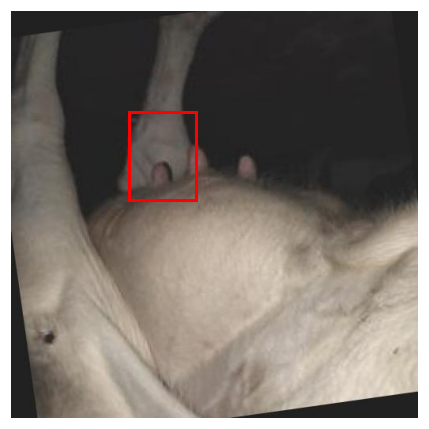
#> input picture DairyMate/pipelines/teat_pipeline/reports/hand_overlays/0664_IMG_20250118_144130_jpg.rf.87033fb86668c7621a00768fe4cd2b70.jpg.png, 429 x 429 px
$ python -i udder_features.py   (imports and definitions only)   (older library calls are emulated)
#> lines starting #> are read from the running program, lines starting #| are printed output that depends on the picture
#> further down, picture is the input picture: shape (429, 429, 3); mean B, G, R 108.5, 115.4, 123.1
"""
223-dim feature vector — a byte-for-byte port of udder_pipeline/src/features.py.

Do not "improve" anything in here. The saved StandardScaler was fitted on
vectors produced by this exact sequence; changing a bin count, a resize order
or a colour conversion silently shifts every feature and the SVM scores
become meaningless rather than merely wrong.

Input is BGR (OpenCV order), as it was during training.
"""
from __future__ import annotations

import cv2
import numpy as np
from skimage.feature import local_binary_pattern, hog, graycomatrix, graycoprops

IMG_SIZE = 128


def apply_clahe(gray: np.ndarray) -> np.ndarray:
    clahe = cv2.createCLAHE(clipLimit=2.0, tileGridSize=(8, 8))
    return clahe.apply(gray)


def extract_features(img_bgr: np.ndarray) -> np.ndarray:
    img = cv2.resize(img_bgr, (IMG_SIZE, IMG_SIZE))
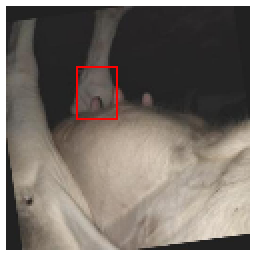
#> img: shape (128, 128, 3) (shown 2 times larger); mean B, G, R 106.8, 113.7, 121.6
    hsv = cv2.cvtColor(img, cv2.COLOR_BGR2HSV)
#> hsv: shape (128, 128, 3); mean H, S, V 25.5, 26.2, 121.6
    gray = cv2.cvtColor(img, cv2.COLOR_BGR2GRAY)
    gray_eq = apply_clahe(gray)
#> in apply_clahe, `return clahe.apply(gray)`:
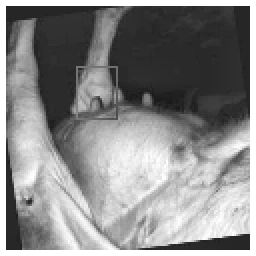
#> returned value: shape (128, 128) (shown 2 times larger); min 25, max 255, mean 137.2

    feats: list[float] = []

    # 48 — HSV histograms, 16 bins per channel
    for ch in range(3):
        h_ = cv2.calcHist([hsv], [ch], None, [16], [0, 256])
        h_ = cv2.normalize(h_, h_).flatten()
        feats.extend(h_)
#> after the loop, feats = 48 values, max 0.855 at index 0, min 0 at index 12, mean 0.123

    # 12 — per-channel mean/std in BGR and HSV
    for img_space in (img, hsv):
        for ch in range(3):
            channel = img_space[:, :, ch].astype(np.float32)
            feats.append(channel.mean())
            feats.append(channel.std())
#> this loop made 2 passes
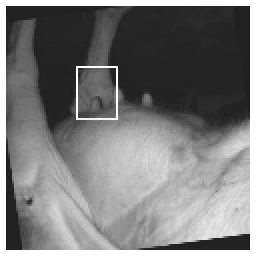
#> channel: shape (128, 128) float32 (shown 2 times larger); min 27, max 255, mean 121.6
#> after the loop, feats = 60 values, max 121.6 at index 58, min 0 at index 12, mean 14.75

    # 10 — uniform LBP histogram
    lbp = local_binary_pattern(gray_eq, P=8, R=1, method="uniform")
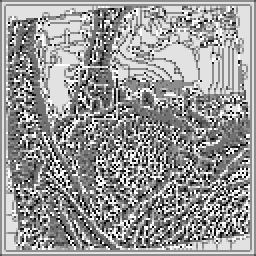
#> lbp: shape (128, 128) float64 (shown 2 times larger); min 0, max 9, mean 5.37; drawn with min black and max white
    lbp_hist, _ = np.histogram(lbp, bins=10, range=(0, 10), density=True)
#> lbp_hist = [0.0378, 0.0491, 0.0404, 0.101, 0.141, 0.193, 0.0584, 0.0692, 0.22, 0.0905]
    feats.extend(lbp_hist)

    # 8 — GLCM properties, mean and std over 2 distances x 4 angles
    gray_q = (gray_eq / 8).astype(np.uint8)
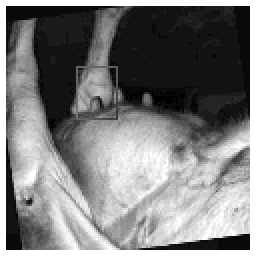
#> gray_q: shape (128, 128) (shown 2 times larger); min 3, max 31, mean 16.7; drawn with min black and max white
    glcm = graycomatrix(
        gray_q,
        distances=[1, 3],
        angles=[0, np.pi / 4, np.pi / 2, 3 * np.pi / 4],
        levels=32,
        symmetric=True,
        normed=True,
    )
    for prop in ("contrast", "homogeneity", "energy", "correlation"):
        vals = graycoprops(glcm, prop)
        feats.append(vals.mean())
        feats.append(vals.std())
#> this loop made 4 passes
#> vals on passes 1 to 4: [[10.74, 21.73, 11.73, 21.33], [34.12, 43.99, 36.22, 43.32]], [[0.66, 0.597, 0.688, 0.612], [0.489, 0.48, 0.516, 0.493]], [[0.215, 0.201, 0.217, 0.203], [0.185, 0.179, 0.186, 0.181]], [[0.944, 0.886, 0.939, 0.888], [0.819, 0.764, 0.808, 0.768]]
#> after the loop, feats = 78 values, max 121.6 at index 58, min 0 at index 12, mean 11.9

    # 1 — Canny edge density
    edges = cv2.Canny(gray_eq, 100, 200)
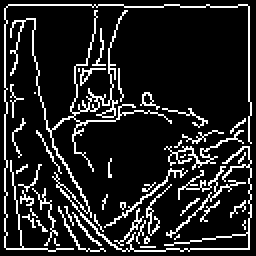
#> edges: shape (128, 128) (shown 2 times larger); 13.9% white in thin lines or dots
    feats.append(edges.mean() / 255.0)

    # 144 — HOG
    hog_feats = hog(
        gray_eq,
        orientations=9,
        pixels_per_cell=(32, 32),
        cells_per_block=(1, 1),
        feature_vector=True,
    )
#> hog_feats = 144 values, max 0.947 at index 22, min 0.02 at index 26, mean 0.29
    feats.extend(hog_feats)

    return np.array(feats, dtype=np.float32)


FEATURE_BLOCKS = [
    ("HSV histograms", 48, "Colour distribution — redness and saturation shifts."),
    ("Channel statistics", 12, "Mean and spread per BGR/HSV channel."),
    ("LBP texture", 10, "Local micro-texture; skin roughness and scabbing."),
    ("GLCM texture", 8, "Contrast, homogeneity, energy, correlation."),
    ("Edge density", 1, "Canny edge fraction — lesion boundaries."),
    ("HOG shape", 144, "Gradient orientation over a 4x4 cell grid."),
]

>>> import cv2
>>> picture = cv2.imread('../pipelines/teat_pipeline/reports/hand_overlays/0664_IMG_20250118_144130_jpg.rf.87033fb86668c7621a00768fe4cd2b70.jpg.png')
>>> result = extract_features(picture)
#> result = 223 values, max 121.6 at index 58, min 0 at index 12, mean 4.35

$ run again, on DairyMate/pipelines/teat_pipeline/reports/hand_overlays/0239_healthy_0240.jpg.png
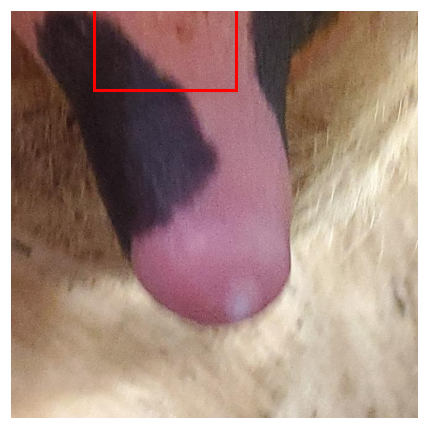
#> input picture DairyMate/pipelines/teat_pipeline/reports/hand_overlays/0239_healthy_0240.jpg.png, 429 x 429 px
#> picture is the input picture: shape (429, 429, 3); mean B, G, R 129.4, 138.6, 165
#> hsv: shape (128, 128, 3); mean H, S, V 55.8, 71.1, 164.3
#> after the loop in extract_features, `for ch in range(3):`: feats = 48 values, max 0.747 at index 0, min 0 at index 2, mean 0.166
#> the loop in extract_features, `for img_space in (img, hsv):` made 2 passes
#> after the loop in extract_features, `for img_space in (img, hsv):`:
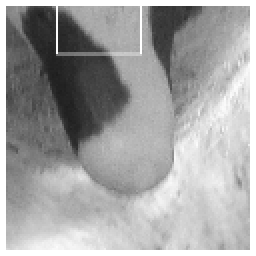
#> channel: shape (128, 128) float32 (shown 2 times larger); min 29, max 255, mean 164.3
#> after the loop in extract_features, `for img_space in (img, hsv):`: feats = 60 values, max 164.3 at index 58, min 0 at index 2, mean 18.23
#> lbp_hist = [0.0744, 0.0696, 0.0588, 0.0937, 0.126, 0.157, 0.074, 0.0784, 0.12, 0.148]
#> the loop in extract_features, `for prop in ("contrast", "homogeneity", "energy", "correlation"):` made 4 passes
#> vals on passes 1, 2, 4: [[7.72, 10.1, 4.58, 10.8], [20.48, 19.14, 14.96, 20.82]], [[0.514, 0.475, 0.566, 0.471], [0.363, 0.368, 0.396, 0.364]], [[0.929, 0.907, 0.958, 0.9], [0.809, 0.82, 0.861, 0.805]]
#> after the loop in extract_features, `for prop in ("contrast", "homogeneity", "energy", "correlation"):`: feats = 78 values, max 164.3 at index 58, min 0 at index 2, mean 14.3
#> in extract_features, `edges = cv2.Canny(gray_eq, 100, 200)`:
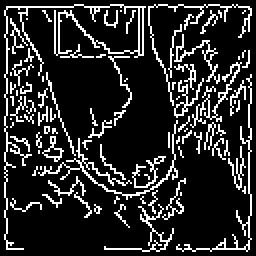
#> edges: shape (128, 128) (shown 2 times larger); 16.2% white in thin lines or dots
#> hog_feats = 144 values, max 0.404 at index 99, min 0.128 at index 24, mean 0.329
#> result = 223 values, max 164.3 at index 58, min 0 at index 2, mean 5.22

$ run again, on DairyMate/pipelines/teat_pipeline/reports/hand_overlays/0465_052001b4-21122024_23_jpg.rf.65e506103e228865dd8ea89d486994fd.jpg.png
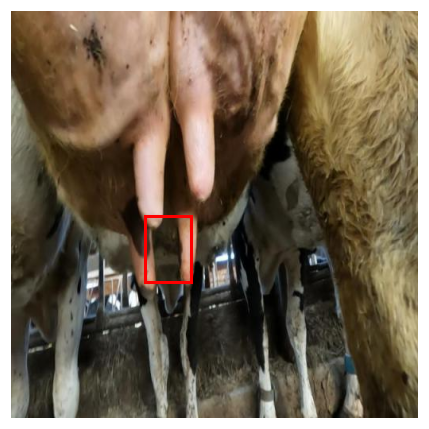
#> input picture DairyMate/pipelines/teat_pipeline/reports/hand_overlays/0465_052001b4-21122024_23_jpg.rf.65e506103e228865dd8ea89d486994fd.jpg.png, 429 x 429 px
#> picture is the input picture: shape (429, 429, 3); mean B, G, R 84.5, 103.1, 116.9
#> hsv: shape (128, 128, 3); mean H, S, V 22.3, 91.4, 116.3
#> after the loop in extract_features, `for ch in range(3):`: feats = 48 values, max 0.857 at index 1, min 0 at index 12, mean 0.18
#> the loop in extract_features, `for img_space in (img, hsv):` made 2 passes
#> after the loop in extract_features, `for img_space in (img, hsv):`:
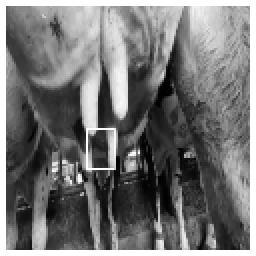
#> channel: shape (128, 128) float32 (shown 2 times larger); min 0, max 255, mean 116.3
#> after the loop in extract_features, `for img_space in (img, hsv):`: feats = 60 values, max 116.3 at index 58, min 0 at index 12, mean 15.09
#> lbp_hist = [0.0522, 0.0732, 0.0515, 0.107, 0.203, 0.169, 0.0673, 0.0762, 0.0979, 0.103]
#> the loop in extract_features, `for prop in ("contrast", "homogeneity", "energy", "correlation"):` made 4 passes
#> vals on passes 1, 2, 4: [[28.2, 34.63, 12.3, 34.41], [82.86, 67.28, 38.36, 69]], [[0.356, 0.328, 0.49, 0.326], [0.197, 0.214, 0.296, 0.214]], [[0.823, 0.779, 0.923, 0.781], [0.464, 0.558, 0.752, 0.547]]
#> after the loop in extract_features, `for prop in ("contrast", "homogeneity", "energy", "correlation"):`: feats = 78 values, max 116.3 at index 58, min 0 at index 12, mean 12.52
#> in extract_features, `edges = cv2.Canny(gray_eq, 100, 200)`:
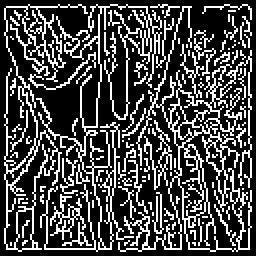
#> edges: shape (128, 128) (shown 2 times larger); 27.8% white in thin lines or dots
#> hog_feats = 144 values, max 0.497 at index 45, min 0.0815 at index 51, mean 0.324
#> result = 223 values, max 116.3 at index 58, min 0 at index 12, mean 4.59

$ run again, on DairyMate/pipelines/teat_pipeline/reports/hand_overlays/0484_1b76fac8-21122024_3_jpg.rf.0532584c81adb90db78baa97b8eb015d.jpg.png
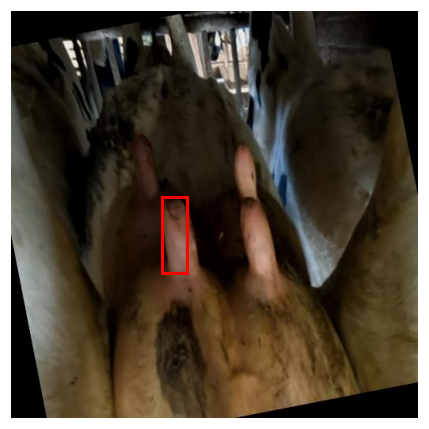
#> input picture DairyMate/pipelines/teat_pipeline/reports/hand_overlays/0484_1b76fac8-21122024_3_jpg.rf.0532584c81adb90db78baa97b8eb015d.jpg.png, 429 x 429 px
#> picture is the input picture: shape (429, 429, 3); mean B, G, R 54.4, 68, 78.2
#> hsv: shape (128, 128, 3); mean H, S, V 21.4, 120.2, 77.2
#> after the loop in extract_features, `for ch in range(3):`: feats = 48 values, max 0.84 at index 1, min 0 at index 12, mean 0.164
#> the loop in extract_features, `for img_space in (img, hsv):` made 2 passes
#> after the loop in extract_features, `for img_space in (img, hsv):`:
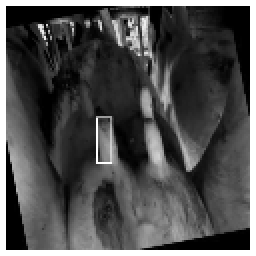
#> channel: shape (128, 128) float32 (shown 2 times larger); min 0, max 255, mean 77.2
#> after the loop in extract_features, `for img_space in (img, hsv):`: feats = 60 values, max 120.2 at index 56, min 0 at index 12, mean 13.57
#> lbp_hist = [0.0329, 0.0529, 0.0533, 0.116, 0.228, 0.181, 0.0579, 0.0534, 0.152, 0.0728]
#> the loop in extract_features, `for prop in ("contrast", "homogeneity", "energy", "correlation"):` made 4 passes
#> vals on passes 1, 2, 4: [[23.53, 35.35, 16.82, 39.16], [70.71, 72.82, 54.63, 77.27]], [[0.484, 0.457, 0.602, 0.425], [0.268, 0.306, 0.388, 0.281]], [[0.861, 0.787, 0.901, 0.764], [0.562, 0.536, 0.661, 0.508]]
#> after the loop in extract_features, `for prop in ("contrast", "homogeneity", "energy", "correlation"):`: feats = 78 values, max 120.2 at index 56, min 0 at index 12, mean 11.38
#> in extract_features, `edges = cv2.Canny(gray_eq, 100, 200)`:
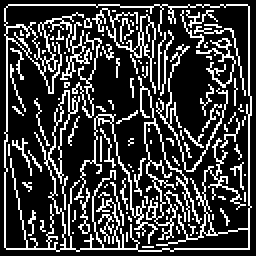
#> edges: shape (128, 128) (shown 2 times larger); 23.4% white in thin lines or dots
#> hog_feats = 144 values, max 0.549 at index 72, min 0.0204 at index 76, mean 0.309
#> result = 223 values, max 120.2 at index 56, min 0 at index 12, mean 4.18
